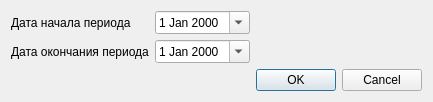
<?xml version="1.0" encoding="UTF-8"?>
<ui version="4.0">
 <class>ReportBaseSetup</class>
 <widget class="QDialog" name="ReportBaseSetup">
  <property name="geometry">
   <rect>
    <x>0</x>
    <y>0</y>
    <width>400</width>
    <height>93</height>
   </rect>
  </property>
  <property name="windowTitle">
   <string>Dialog</string>
  </property>
  <layout class="QGridLayout" name="gridLayout">
   <item row="1" column="0">
    <widget class="QLabel" name="lblEndDate">
     <property name="text">
      <string>Дата окончания периода</string>
     </property>
    </widget>
   </item>
   <item row="0" column="0">
    <widget class="QLabel" name="lblBegDate">
     <property name="text">
      <string>Дата начала периода</string>
     </property>
     <property name="buddy">
      <cstring>edtBegDate</cstring>
     </property>
    </widget>
   </item>
   <item row="0" column="1">
    <widget class="CDateEdit" name="edtBegDate">
     <property name="calendarPopup">
      <bool>true</bool>
     </property>
    </widget>
   </item>
   <item row="1" column="1">
    <widget class="CDateEdit" name="edtEndDate">
     <property name="calendarPopup">
      <bool>true</bool>
     </property>
    </widget>
   </item>
   <item row="0" column="2">
    <spacer name="spacer_2">
     <property name="orientation">
      <enum>Qt::Horizontal</enum>
     </property>
     <property name="sizeHint" stdset="0">
      <size>
       <width>91</width>
       <height>20</height>
      </size>
     </property>
    </spacer>
   </item>
   <item row="1" column="2">
    <spacer name="spacer">
     <property name="orientation">
      <enum>Qt::Horizontal</enum>
     </property>
     <property name="sizeHint" stdset="0">
      <size>
       <width>91</width>
       <height>20</height>
      </size>
     </property>
    </spacer>
   </item>
   <item row="2" column="2">
    <widget class="QDialogButtonBox" name="buttonBox">
     <property name="orientation">
      <enum>Qt::Horizontal</enum>
     </property>
     <property name="standardButtons">
      <set>QDialogButtonBox::Cancel|QDialogButtonBox::Ok</set>
     </property>
    </widget>
   </item>
  </layout>
 </widget>
 <customwidgets>
  <customwidget>
   <class>CDateEdit</class>
   <extends>QDateEdit</extends>
   <header>library/DateEdit.h</header>
  </customwidget>
 </customwidgets>
 <resources/>
 <connections>
  <connection>
   <sender>buttonBox</sender>
   <signal>accepted()</signal>
   <receiver>ReportBaseSetup</receiver>
   <slot>accept()</slot>
   <hints>
    <hint type="sourcelabel">
     <x>248</x>
     <y>254</y>
    </hint>
    <hint type="destinationlabel">
     <x>157</x>
     <y>274</y>
    </hint>
   </hints>
  </connection>
  <connection>
   <sender>buttonBox</sender>
   <signal>rejected()</signal>
   <receiver>ReportBaseSetup</receiver>
   <slot>reject()</slot>
   <hints>
    <hint type="sourcelabel">
     <x>316</x>
     <y>260</y>
    </hint>
    <hint type="destinationlabel">
     <x>286</x>
     <y>274</y>
    </hint>
   </hints>
  </connection>
 </connections>
</ui>
